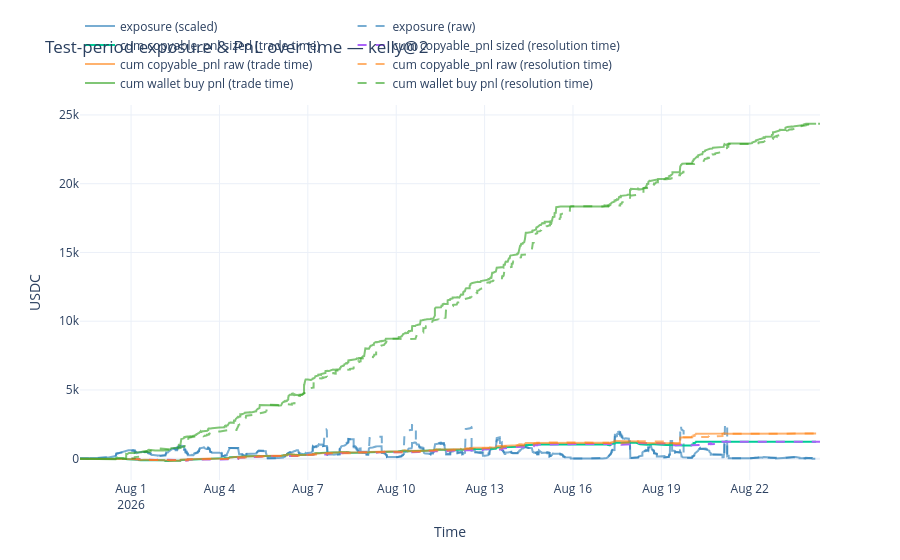

Notebook source saved alongside this figure:
### Markdown cell above
## Test-period exposure & PnL over time

Exposure opens at each BUY (`qty = alpha_w * copyable_qty_5m_100` capped by `bucket_avail_copy_qty`, at `price`) and closes at contract resolution `last_condition_trade_ts` — only for contracts resolved within the test window, so unresolved exposure stays open. PnL shown twice: attributed at trade time (`dt`) and at contract resolution time (`last_condition_trade_ts`, resolved contracts only).

### Code cell
import plotly.graph_objects as go

test = splits["test"].copy()
alpha_map = schemes[best_name][1]
test["alpha_w"] = test["wallet"].map(alpha_map).fillna(1.0)
test["raw_copy_pnl"] = test[PNL_COL]
test["wallet_buy_pnl"] = test["pnl"]
test["res_ts"] = pd.to_datetime(test["last_condition_trade_ts"], utc=True, errors="coerce")

# Run sim to get taken mask — exposure/qty must respect the budget
res = run_sim(splits["test"], alpha_map, pnl_col=PNL_COL, qty_col=QTY_COL,
                 group_col="token_group", group_budget=EXPOSURE_BUDGET)
taken_idx = set(res["taken"].values)
test["taken"] = test.index.isin(taken_idx)
test["qty"] = np.clip(test["alpha_w"] * test[QTY_COL], 0.0, test["bucket_avail_copy_qty"])

# Per-trade sim PnL: only for taken trades
per_share = test[PNL_COL] / test[QTY_COL].replace(0, np.nan)
test["copy_pnl"] = np.where(test["taken"], per_share * test["qty"], 0.0)

taken = test[test["taken"]].copy()
print(f"taken trades: {len(taken):,} / {len(test):,}  sim PnL: {taken["copy_pnl"].sum():,.0f}")

window_end = test["dt"].max()
resolved = test["res_ts"] <= window_end
print(
    f"test trades: {len(test):,}  contracts: {test["condition_id"].nunique():,}  "
    f"resolved by {window_end:%Y-%m-%d}: {int(resolved.sum()):,} trades "
    f"({test.loc[resolved, "condition_id"].nunique():,} contracts)"
)
print(
    f"raw {PNL_COL} sum: {test[PNL_COL].sum():,.0f}  "
    f"wallet pnl sum: {test["wallet_buy_pnl"].sum():,.0f}  "
    f"sim copy_pnl sum: {taken["copy_pnl"].sum():,.0f}"
)

# Exposure (scaled): only from taken trades
taken_resolved = taken["res_ts"] <= window_end
open_ev = pd.DataFrame({
    "ev_dt": taken["dt"],
    "exposure_delta": taken["qty"] * taken["price"],
})
close_ev = pd.DataFrame({
    "ev_dt": taken.loc[taken_resolved, "res_ts"],
    "exposure_delta": -(taken.loc[taken_resolved, "qty"] * taken.loc[taken_resolved, "price"]),
})
events = (
    pd.concat([open_ev, close_ev], ignore_index=True)
    .sort_values("ev_dt")
    .reset_index(drop=True)
)
events["exposure"] = events["exposure_delta"].cumsum()

# Exposure (raw): all trades, unscaled
raw_ev = pd.DataFrame({
    "ev_dt": test["dt"],
    "exposure_delta": test[QTY_COL] * test["price"],
})
raw_close = pd.DataFrame({
    "ev_dt": test.loc[resolved, "res_ts"],
    "exposure_delta": -(test.loc[resolved, QTY_COL] * test.loc[resolved, "price"]),
})
raw_events = (
    pd.concat([raw_ev, raw_close], ignore_index=True)
    .sort_values("ev_dt")
    .reset_index(drop=True)
)
raw_events["exposure"] = raw_events["exposure_delta"].cumsum()

def _cum_pnl(dt_col, pnl_col):
    df = test[[dt_col, pnl_col]].rename(columns={dt_col: "ev_dt", pnl_col: "pnl"})
    df = df.sort_values("ev_dt").reset_index(drop=True)
    df["cum_pnl"] = df["pnl"].cumsum()
    return df

pnl_trade = _cum_pnl("dt", "copy_pnl")
pnl_res = _cum_pnl("res_ts", "copy_pnl")
pnl_raw_trade = _cum_pnl("dt", "raw_copy_pnl")
pnl_raw_res = _cum_pnl("res_ts", "raw_copy_pnl")
pnl_wallet_trade = _cum_pnl("dt", "wallet_buy_pnl")
pnl_wallet_res = _cum_pnl("res_ts", "wallet_buy_pnl")

fig = go.Figure()
fig.add_trace(go.Scatter(x=events["ev_dt"], y=events["exposure"], mode="lines",
    name="exposure (scaled)", line=dict(color="rgba(31,119,180,0.6)")))
fig.add_trace(go.Scatter(x=raw_events["ev_dt"], y=raw_events["exposure"], mode="lines",
    name="exposure (raw)", line=dict(dash="dash", color="rgba(31,119,180,0.6)")))
fig.add_trace(go.Scatter(
    x=pnl_trade["ev_dt"], y=pnl_trade["cum_pnl"], mode="lines",
    name=f"cum {PNL_COL} sized (trade time)",
))
fig.add_trace(go.Scatter(
    x=pnl_res["ev_dt"], y=pnl_res["cum_pnl"], mode="lines", line=dict(dash="dash"),
    name=f"cum {PNL_COL} sized (resolution time)",
))
fig.add_trace(go.Scatter(
    x=pnl_raw_trade["ev_dt"], y=pnl_raw_trade["cum_pnl"], mode="lines",
    name=f"cum {PNL_COL} raw (trade time)", line=dict(color="rgba(255,127,14,0.6)"),
))
fig.add_trace(go.Scatter(
    x=pnl_raw_res["ev_dt"], y=pnl_raw_res["cum_pnl"], mode="lines",
    name=f"cum {PNL_COL} raw (resolution time)", line=dict(dash="dash", color="rgba(255,127,14,0.6)"),
))
fig.add_trace(go.Scatter(
    x=pnl_wallet_trade["ev_dt"], y=pnl_wallet_trade["cum_pnl"], mode="lines",
    name="cum wallet buy pnl (trade time)", line=dict(color="rgba(44,160,28,0.6)"),
))
fig.add_trace(go.Scatter(
    x=pnl_wallet_res["ev_dt"], y=pnl_wallet_res["cum_pnl"], mode="lines",
    name="cum wallet buy pnl (resolution time)", line=dict(dash="dash", color="rgba(44,160,28,0.6)"),
))
fig.update_layout(
    title=f"Test-period exposure & PnL over time — {best_name}",
    xaxis_title="Time",
    yaxis_title="USDC",
    template="plotly_white",
    legend=dict(orientation="h", yanchor="bottom", y=1.02),
)
fig.show()

### Figure 1 — Plotly figure (JSON) as saved in the notebook; plotly's stock layout.template omitted (floating-point values rounded to 4 significant figures; data arrays with more than 128 entries replaced by an {"elided": "..."} marker saying what was removed)
{"data": [{"line": {"color": "rgba(31,119,180,0.6)"}, "mode": "lines", "name": "exposure (scaled)", "type": "scatter", "x": {"elided": "6562 str values"}, "y": {"elided": "6562 float values"}}, {"line": {"color": "rgba(31,119,180,0.6)", "dash": "dash"}, "mode": "lines", "name": "exposure (raw)", "type": "scatter", "x": {"elided": "9911 str values"}, "y": {"elided": "9911 float values"}}, {"mode": "lines", "name": "cum copyable_pnl sized (trade time)", "type": "scatter", "x": {"elided": "4958 str values"}, "y": {"elided": "4958 float values"}}, {"line": {"dash": "dash"}, "mode": "lines", "name": "cum copyable_pnl sized (resolution time)", "type": "scatter", "x": {"elided": "4958 str values"}, "y": {"elided": "4958 float values"}}, {"line": {"color": "rgba(255,127,14,0.6)"}, "mode": "lines", "name": "cum copyable_pnl raw (trade time)", "type": "scatter", "x": {"elided": "4958 str values"}, "y": {"elided": "4958 float values"}}, {"line": {"color": "rgba(255,127,14,0.6)", "dash": "dash"}, "mode": "lines", "name": "cum copyable_pnl raw (resolution time)", "type": "scatter", "x": {"elided": "4958 str values"}, "y": {"elided": "4958 float values"}}, {"line": {"color": "rgba(44,160,28,0.6)"}, "mode": "lines", "name": "cum wallet buy pnl (trade time)", "type": "scatter", "x": {"elided": "4958 str values"}, "y": {"elided": "4958 float values"}}, {"line": {"color": "rgba(44,160,28,0.6)", "dash": "dash"}, "mode": "lines", "name": "cum wallet buy pnl (resolution time)", "type": "scatter", "x": {"elided": "4958 str values"}, "y": {"elided": "4958 float values"}}], "layout": {"legend": {"orientation": "h", "y": 1.02, "yanchor": "bottom"}, "title": {"text": "Test-period exposure & PnL over time — kelly@2"}, "xaxis": {"title": {"text": "Time"}}, "yaxis": {"title": {"text": "USDC"}}}}
